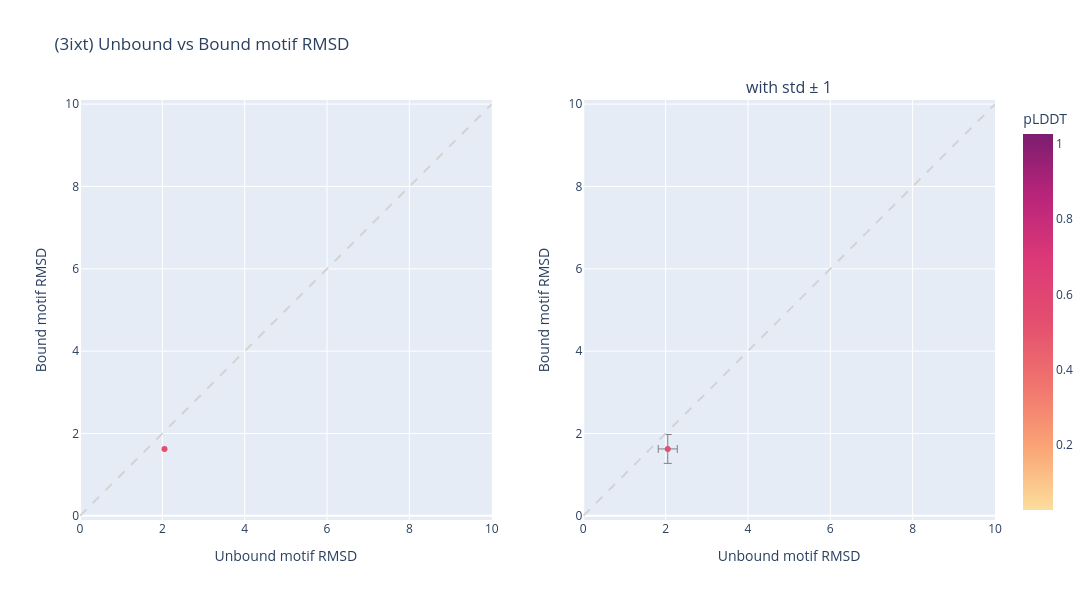

The cell this chart's notebook holds for it:
### Code cell
def plot_scatter_motifrmsd(df, motif):
    xrange = [0, 10]
    yrange = [0, 10]

    fig = make_subplots(
        rows=1, cols=2,
        subplot_titles=("", "with std ± 1")
    )

    fig.add_trace(
        go.Scatter(
            x=df["motifRMSD_mean_unbound"],
            y=df["motifRMSD_mean_bound"],
            mode="markers",
            marker=dict(
                color=df["plddt_unbound"],
                colorscale="sunsetdark",
                showscale=True,
                colorbar=dict(title="pLDDT",outlinewidth=0)
            ),
            text=df["design"],
            name="Designs"
        ),
        row=1, col=1
    )

    fig.add_trace(
        go.Scatter(
            x=df["motifRMSD_mean_unbound"],
            y=df["motifRMSD_mean_bound"],
            mode="markers",
            marker=dict(
                color=df["plddt_unbound"],
                colorscale="sunsetdark",
                showscale=False
            ),
            text=df["design"],
            error_x=dict(array=df["motifRMSD_std_unbound"], color="gray", thickness=1),
            error_y=dict(array=df["motifRMSD_std_bound"], color="gray", thickness=1),
            name="Designs (err)"
        ),
        row=1, col=2
    )

    for c in [1, 2]:
        fig.add_shape(
            type="line", x0=0, y0=0, x1=10, y1=10,
            line=dict(color="lightgray", dash="dash"),
            row=1, col=c
        )

    fig.update_xaxes(range=xrange, title="Unbound motif RMSD", row=1, col=1)
    fig.update_yaxes(range=yrange, title="Bound motif RMSD", row=1, col=1)
    fig.update_xaxes(range=xrange, title="Unbound motif RMSD", row=1, col=2)
    fig.update_yaxes(range=yrange, title="Bound motif RMSD", row=1, col=2)

    fig.update_layout(
        width=1200, height=600,
        title=f"({motif}) Unbound vs Bound motif RMSD",
        yaxis_scaleanchor="x",
        yaxis2_scaleanchor="x2",
        showlegend=False
    )

    return fig


plot_scatter_motifrmsd(df_agg, motif)

### Figure 1 — Plotly figure (JSON) as saved in the notebook; plotly's stock layout.template omitted (floating-point values rounded to 4 significant figures)
{"data": [{"marker": {"color": [0.5263], "colorbar": {"outlinewidth": 0, "title": {"text": "pLDDT"}}, "colorscale": [[0, "rgb(252, 222, 156)"], [0.1667, "rgb(250, 164, 118)"], [0.3333, "rgb(240, 116, 110)"], [0.5, "rgb(227, 79, 111)"], [0.6667, "rgb(220, 57, 119)"], [0.8333, "rgb(185, 37, 122)"], [1, "rgb(124, 29, 111)"]], "showscale": true}, "mode": "markers", "name": "Designs", "text": ["design0"], "type": "scatter", "x": [2.052], "xaxis": "x", "y": [1.626], "yaxis": "y"}, {"error_x": {"array": [0.2316], "color": "gray", "thickness": 1}, "error_y": {"array": [0.3505], "color": "gray", "thickness": 1}, "marker": {"color": [0.5263], "colorscale": [[0, "rgb(252, 222, 156)"], [0.1667, "rgb(250, 164, 118)"], [0.3333, "rgb(240, 116, 110)"], [0.5, "rgb(227, 79, 111)"], [0.6667, "rgb(220, 57, 119)"], [0.8333, "rgb(185, 37, 122)"], [1, "rgb(124, 29, 111)"]], "showscale": false}, "mode": "markers", "name": "Designs (err)", "text": ["design0"], "type": "scatter", "x": [2.052], "xaxis": "x2", "y": [1.626], "yaxis": "y2"}], "layout": {"annotations": [{"font": {"size": 16}, "showarrow": false, "text": "with std ± 1", "x": 0.775, "xanchor": "center", "xref": "paper", "y": 1, "yanchor": "bottom", "yref": "paper"}], "height": 600, "shapes": [{"line": {"color": "lightgray", "dash": "dash"}, "type": "line", "x0": 0, "x1": 10, "xref": "x", "y0": 0, "y1": 10, "yref": "y"}, {"line": {"color": "lightgray", "dash": "dash"}, "type": "line", "x0": 0, "x1": 10, "xref": "x2", "y0": 0, "y1": 10, "yref": "y2"}], "showlegend": false, "title": {"text": "(3ixt) Unbound vs Bound motif RMSD"}, "width": 1200, "xaxis": {"anchor": "y", "domain": [0, 0.45], "range": [0, 10], "title": {"text": "Unbound motif RMSD"}}, "xaxis2": {"anchor": "y2", "domain": [0.55, 1], "range": [0, 10], "title": {"text": "Unbound motif RMSD"}}, "yaxis": {"anchor": "x", "domain": [0, 1], "range": [0, 10], "scaleanchor": "x", "title": {"text": "Bound motif RMSD"}}, "yaxis2": {"anchor": "x2", "domain": [0, 1], "range": [0, 10], "scaleanchor": "x2", "title": {"text": "Bound motif RMSD"}}}}
